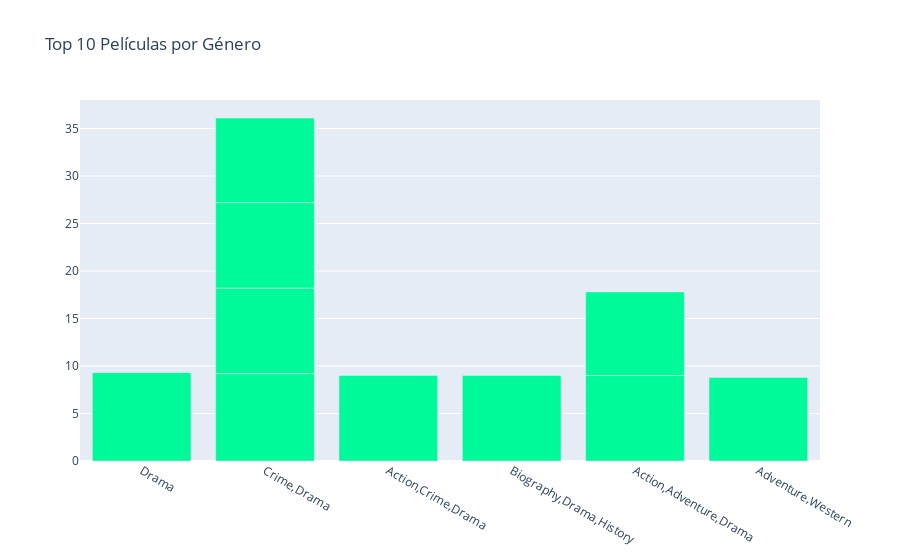

The notebook cell saved with this chart:
### Markdown cell above
- Gráfico de barras para representar las 10 películas con las calificaciones más altas, clasificadas por género.

### Code cell
top_rates = df.nlargest(10, 'rating')

fig = go.Figure(data=[go.Bar(x=top_rates['genre'], y=top_rates['rating'], marker={'color': '#00FA9A'})])
fig.update_layout(title='Top 10 Películas por Género')
fig.show()

### Figure 1 — Plotly figure (JSON) as saved in the notebook; plotly's stock layout.template omitted (floating-point values rounded to 4 significant figures)
{"data": [{"marker": {"color": "#00FA9A"}, "type": "bar", "x": ["Drama", "Crime,Drama", "Action,Crime,Drama", "Crime,Drama", "Crime,Drama", "Biography,Drama,History", "Action,Adventure,Drama", "Crime,Drama", "Action,Adventure,Drama", "Adventure,Western"], "y": [9.3, 9.2, 9, 9, 9, 9, 9, 8.9, 8.8, 8.8]}], "layout": {"title": {"text": "Top 10 Películas por Género"}}}
